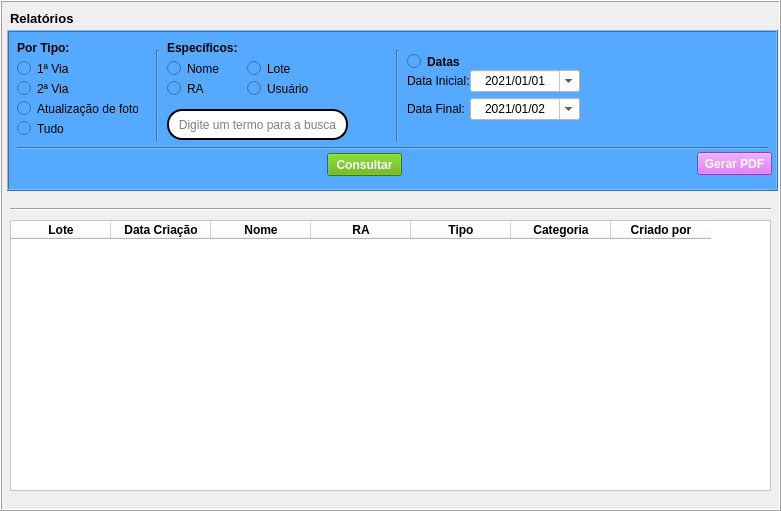
   <widget class="QFrame" name="reports_id">
    <property name="geometry">
     <rect>
      <x>10</x>
      <y>119</y>
      <width>781</width>
      <height>511</height>
     </rect>
    </property>
    <property name="frameShape">
     <enum>QFrame::Box</enum>
    </property>
    <property name="frameShadow">
     <enum>QFrame::Raised</enum>
    </property>
    <widget class="QLabel" name="label_12">
     <property name="geometry">
      <rect>
       <x>10</x>
       <y>10</y>
       <width>81</width>
       <height>16</height>
      </rect>
     </property>
     <property name="font">
      <font>
       <pointsize>10</pointsize>
       <weight>75</weight>
       <bold>true</bold>
      </font>
     </property>
     <property name="text">
      <string>Relatórios</string>
     </property>
    </widget>
    <widget class="QFrame" name="frame_4">
     <property name="geometry">
      <rect>
       <x>7</x>
       <y>30</y>
       <width>771</width>
       <height>161</height>
      </rect>
     </property>
     <property name="styleSheet">
      <string notr="true">background-color: rgb(85, 170, 255);</string>
     </property>
     <property name="frameShape">
      <enum>QFrame::Box</enum>
     </property>
     <property name="frameShadow">
      <enum>QFrame::Raised</enum>
     </property>
     <widget class="QLabel" name="label_39">
      <property name="geometry">
       <rect>
        <x>10</x>
        <y>10</y>
        <width>61</width>
        <height>16</height>
       </rect>
      </property>
      <property name="font">
       <font>
        <weight>75</weight>
        <bold>true</bold>
       </font>
      </property>
      <property name="text">
       <string>Por Tipo:</string>
      </property>
     </widget>
     <widget class="QRadioButton" name="radioButton_4">
      <property name="geometry">
       <rect>
        <x>10</x>
        <y>30</y>
        <width>82</width>
        <height>17</height>
       </rect>
      </property>
      <property name="text">
       <string>1ª Via</string>
      </property>
     </widget>
     <widget class="QRadioButton" name="radioButton_5">
      <property name="geometry">
       <rect>
        <x>10</x>
        <y>50</y>
        <width>82</width>
        <height>17</height>
       </rect>
      </property>
      <property name="text">
       <string>2ª Via</string>
      </property>
     </widget>
     <widget class="QRadioButton" name="radioButton_6">
      <property name="geometry">
       <rect>
        <x>10</x>
        <y>70</y>
        <width>121</width>
        <height>17</height>
       </rect>
      </property>
      <property name="text">
       <string>Atualização de foto</string>
      </property>
     </widget>
     <widget class="QRadioButton" name="radioButton_7">
      <property name="geometry">
       <rect>
        <x>10</x>
        <y>90</y>
        <width>82</width>
        <height>17</height>
       </rect>
      </property>
      <property name="text">
       <string>Tudo</string>
      </property>
     </widget>
     <widget class="Line" name="line_11">
      <property name="geometry">
       <rect>
        <x>10</x>
        <y>110</y>
        <width>751</width>
        <height>16</height>
       </rect>
      </property>
      <property name="orientation">
       <enum>Qt::Horizontal</enum>
      </property>
     </widget>
     <widget class="Line" name="line_12">
      <property name="geometry">
       <rect>
        <x>140</x>
        <y>20</y>
        <width>20</width>
        <height>91</height>
       </rect>
      </property>
      <property name="orientation">
       <enum>Qt::Vertical</enum>
      </property>
     </widget>
     <widget class="QLabel" name="label_40">
      <property name="geometry">
       <rect>
        <x>160</x>
        <y>10</y>
        <width>71</width>
        <height>16</height>
       </rect>
      </property>
      <property name="font">
       <font>
        <weight>75</weight>
        <bold>true</bold>
       </font>
      </property>
      <property name="text">
       <string>Específicos:</string>
      </property>
     </widget>
     <widget class="QRadioButton" name="radioButton_8">
      <property name="geometry">
       <rect>
        <x>160</x>
        <y>30</y>
        <width>82</width>
        <height>17</height>
       </rect>
      </property>
      <property name="text">
       <string>Nome</string>
      </property>
     </widget>
     <widget class="QRadioButton" name="radioButton_9">
      <property name="geometry">
       <rect>
        <x>160</x>
        <y>50</y>
        <width>82</width>
        <height>17</height>
       </rect>
      </property>
      <property name="text">
       <string>RA</string>
      </property>
     </widget>
     <widget class="QRadioButton" name="radioButton_10">
      <property name="geometry">
       <rect>
        <x>240</x>
        <y>30</y>
        <width>82</width>
        <height>17</height>
       </rect>
      </property>
      <property name="text">
       <string>Lote</string>
      </property>
     </widget>
     <widget class="QLineEdit" name="lineEdit_10">
      <property name="geometry">
       <rect>
        <x>160</x>
        <y>79</y>
        <width>181</width>
        <height>31</height>
       </rect>
      </property>
      <property name="styleSheet">
       <string notr="true">background-color: rgb(255, 255, 255);
border-radius: 15px;
border-style: outset;
border-width: 2px;</string>
      </property>
      <property name="alignment">
       <set>Qt::AlignCenter</set>
      </property>
      <property name="placeholderText">
       <string>Digite um termo para a busca</string>
      </property>
     </widget>
     <widget class="Line" name="line_13">
      <property name="geometry">
       <rect>
        <x>380</x>
        <y>20</y>
        <width>20</width>
        <height>91</height>
       </rect>
      </property>
      <property name="orientation">
       <enum>Qt::Vertical</enum>
      </property>
     </widget>
     <widget class="QRadioButton" name="radioButton_11">
      <property name="geometry">
       <rect>
        <x>240</x>
        <y>50</y>
        <width>82</width>
        <height>17</height>
       </rect>
      </property>
      <property name="text">
       <string>Usuário</string>
      </property>
     </widget>
     <widget class="QLabel" name="label_42">
      <property name="geometry">
       <rect>
        <x>400</x>
        <y>43</y>
        <width>71</width>
        <height>16</height>
       </rect>
      </property>
      <property name="text">
       <string>Data Inicial:</string>
      </property>
     </widget>
     <widget class="QLabel" name="label_43">
      <property name="geometry">
       <rect>
        <x>400</x>
        <y>71</y>
        <width>61</width>
        <height>16</height>
       </rect>
      </property>
      <property name="text">
       <string>Data Final:</string>
      </property>
     </widget>
     <widget class="QPushButton" name="pushButton_13">
      <property name="geometry">
       <rect>
        <x>320</x>
        <y>123</y>
        <width>75</width>
        <height>23</height>
       </rect>
      </property>
      <property name="font">
       <font>
        <weight>75</weight>
        <bold>true</bold>
       </font>
      </property>
      <property name="styleSheet">
       <string notr="true">background-color: rgb(85, 170, 0);
color: rgb(255, 255, 255);</string>
      </property>
      <property name="text">
       <string>Consultar</string>
      </property>
     </widget>
     <widget class="QPushButton" name="pushButton_14">
      <property name="geometry">
       <rect>
        <x>690</x>
        <y>122</y>
        <width>75</width>
        <height>23</height>
       </rect>
      </property>
      <property name="font">
       <font>
        <weight>75</weight>
        <bold>true</bold>
       </font>
      </property>
      <property name="styleSheet">
       <string notr="true">background-color: rgb(220, 79, 255);
color: rgb(255, 255, 255);</string>
      </property>
      <property name="text">
       <string>Gerar PDF</string>
      </property>
     </widget>
     <widget class="QLabel" name="label_44">
      <property name="geometry">
       <rect>
        <x>10</x>
        <y>130</y>
        <width>281</width>
        <height>16</height>
       </rect>
      </property>
      <property name="font">
       <font>
        <weight>75</weight>
        <bold>true</bold>
       </font>
      </property>
      <property name="text">
       <string/>
      </property>
      <property name="alignment">
       <set>Qt::AlignCenter</set>
      </property>
     </widget>
     <widget class="QDateEdit" name="dateEdit">
      <property name="geometry">
       <rect>
        <x>463</x>
        <y>40</y>
        <width>110</width>
        <height>22</height>
       </rect>
      </property>
      <property name="styleSheet">
       <string notr="true">background-color: rgb(255, 255, 255);
color: rgb(0, 0, 0);</string>
      </property>
      <property name="alignment">
       <set>Qt::AlignCenter</set>
      </property>
      <property name="dateTime">
       <datetime>
        <hour>3</hour>
        <minute>0</minute>
        <second>0</second>
        <year>2021</year>
        <month>1</month>
        <day>1</day>
       </datetime>
      </property>
      <property name="displayFormat">
       <string>yyyy/MM/dd</string>
      </property>
      <property name="calendarPopup">
       <bool>true</bool>
      </property>
      <property name="timeSpec">
       <enum>Qt::UTC</enum>
      </property>
     </widget>
     <widget class="QDateEdit" name="dateEdit_2">
      <property name="geometry">
       <rect>
        <x>463</x>
        <y>68</y>
        <width>110</width>
        <height>22</height>
       </rect>
      </property>
      <property name="styleSheet">
       <string notr="true">background-color: rgb(255, 255, 255);
color: rgb(0, 0, 0);</string>
      </property>
      <property name="alignment">
       <set>Qt::AlignCenter</set>
      </property>
      <property name="displayFormat">
       <string>yyyy/MM/dd</string>
      </property>
      <property name="calendarPopup">
       <bool>true</bool>
      </property>
      <property name="timeSpec">
       <enum>Qt::UTC</enum>
      </property>
      <property name="date">
       <date>
        <year>2021</year>
        <month>1</month>
        <day>2</day>
       </date>
      </property>
     </widget>
     <widget class="QRadioButton" name="radioButton_12">
      <property name="geometry">
       <rect>
        <x>400</x>
        <y>23</y>
        <width>82</width>
        <height>17</height>
       </rect>
      </property>
      <property name="font">
       <font>
        <weight>75</weight>
        <bold>true</bold>
       </font>
      </property>
      <property name="text">
       <string>Datas</string>
      </property>
     </widget>
    </widget>
    <widget class="QTableWidget" name="tableWidget_5">
     <property name="geometry">
      <rect>
       <x>10</x>
       <y>220</y>
       <width>761</width>
       <height>271</height>
      </rect>
     </property>
     <property name="styleSheet">
      <string notr="true">background-color: rgb(255, 255, 255);</string>
     </property>
     <column>
      <property name="text">
       <string>Lote</string>
      </property>
      <property name="font">
       <font>
        <weight>75</weight>
        <bold>true</bold>
       </font>
      </property>
      <property name="textAlignment">
       <set>AlignCenter</set>
      </property>
     </column>
     <column>
      <property name="text">
       <string>Data Criação</string>
      </property>
      <property name="font">
       <font>
        <weight>75</weight>
        <bold>true</bold>
       </font>
      </property>
      <property name="textAlignment">
       <set>AlignCenter</set>
      </property>
     </column>
     <column>
      <property name="text">
       <string>Nome</string>
      </property>
      <property name="font">
       <font>
        <pointsize>9</pointsize>
        <weight>75</weight>
        <bold>true</bold>
       </font>
      </property>
      <property name="textAlignment">
       <set>AlignCenter</set>
      </property>
     </column>
     <column>
      <property name="text">
       <string>RA</string>
      </property>
      <property name="font">
       <font>
        <weight>75</weight>
        <bold>true</bold>
       </font>
      </property>
      <property name="textAlignment">
       <set>AlignCenter</set>
      </property>
     </column>
     <column>
      <property name="text">
       <string>Tipo</string>
      </property>
      <property name="font">
       <font>
        <weight>75</weight>
        <bold>true</bold>
       </font>
      </property>
      <property name="textAlignment">
       <set>AlignCenter</set>
      </property>
     </column>
     <column>
      <property name="text">
       <string>Categoria</string>
      </property>
      <property name="font">
       <font>
        <weight>75</weight>
        <bold>true</bold>
       </font>
      </property>
      <property name="textAlignment">
       <set>AlignCenter</set>
      </property>
     </column>
     <column>
      <property name="text">
       <string>Criado por</string>
      </property>
      <property name="font">
       <font>
        <weight>75</weight>
        <bold>true</bold>
       </font>
      </property>
      <property name="textAlignment">
       <set>AlignCenter</set>
      </property>
     </column>
    </widget>
    <widget class="Line" name="line_14">
     <property name="geometry">
      <rect>
       <x>10</x>
       <y>199</y>
       <width>761</width>
       <height>21</height>
      </rect>
     </property>
     <property name="orientation">
      <enum>Qt::Horizontal</enum>
     </property>
    </widget>
   </widget>
